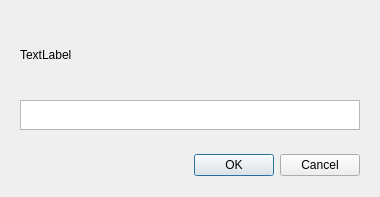
<?xml version="1.0" encoding="UTF-8"?>
<ui version="4.0">
 <class>QueryDialog</class>
 <widget class="QDialog" name="QueryDialog">
  <property name="geometry">
   <rect>
    <x>0</x>
    <y>0</y>
    <width>380</width>
    <height>197</height>
   </rect>
  </property>
  <property name="windowTitle">
   <string>Dialog</string>
  </property>
  <widget class="QDialogButtonBox" name="buttonBox">
   <property name="geometry">
    <rect>
     <x>20</x>
     <y>150</y>
     <width>340</width>
     <height>30</height>
    </rect>
   </property>
   <property name="orientation">
    <enum>Qt::Horizontal</enum>
   </property>
   <property name="standardButtons">
    <set>QDialogButtonBox::Cancel|QDialogButtonBox::Ok</set>
   </property>
  </widget>
  <widget class="QTextEdit" name="textEdit">
   <property name="geometry">
    <rect>
     <x>20</x>
     <y>100</y>
     <width>340</width>
     <height>30</height>
    </rect>
   </property>
  </widget>
  <widget class="QLabel" name="label">
   <property name="geometry">
    <rect>
     <x>20</x>
     <y>40</y>
     <width>100</width>
     <height>30</height>
    </rect>
   </property>
   <property name="text">
    <string>TextLabel</string>
   </property>
  </widget>
 </widget>
 <resources/>
 <connections>
  <connection>
   <sender>buttonBox</sender>
   <signal>accepted()</signal>
   <receiver>QueryDialog</receiver>
   <slot>accept()</slot>
   <hints>
    <hint type="sourcelabel">
     <x>248</x>
     <y>254</y>
    </hint>
    <hint type="destinationlabel">
     <x>157</x>
     <y>274</y>
    </hint>
   </hints>
  </connection>
  <connection>
   <sender>buttonBox</sender>
   <signal>rejected()</signal>
   <receiver>QueryDialog</receiver>
   <slot>reject()</slot>
   <hints>
    <hint type="sourcelabel">
     <x>316</x>
     <y>260</y>
    </hint>
    <hint type="destinationlabel">
     <x>286</x>
     <y>274</y>
    </hint>
   </hints>
  </connection>
 </connections>
</ui>
